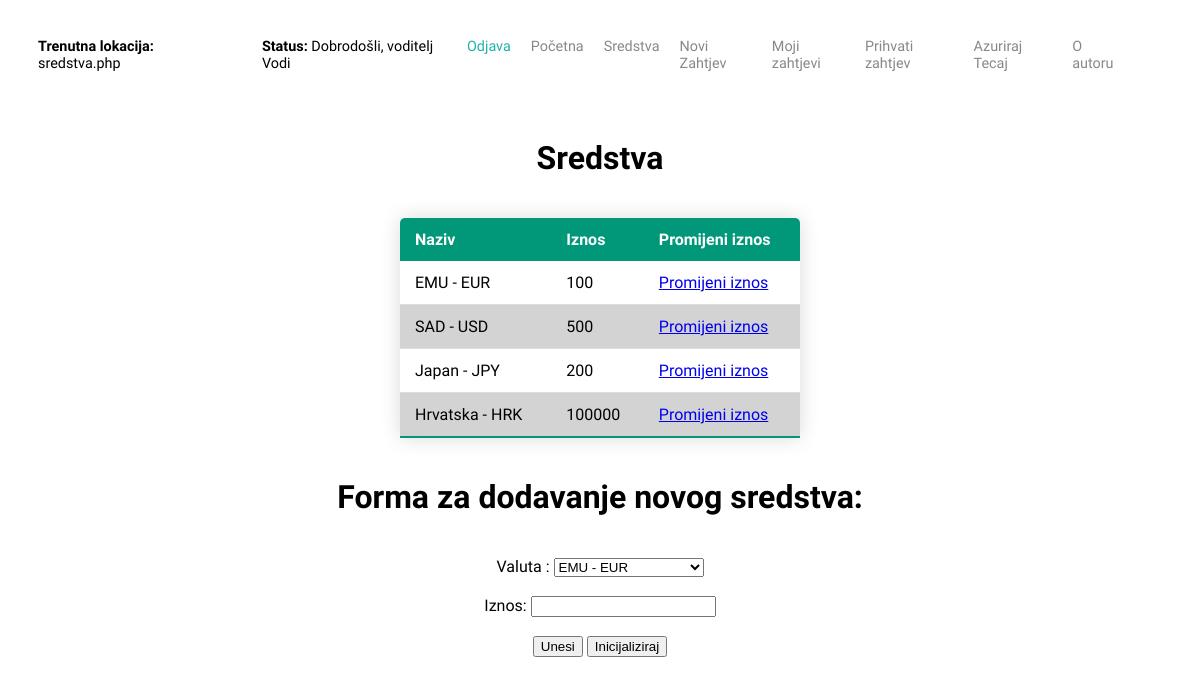
Page /sredstva.php (signed in) on the committed database.
### tables this page shows
CREATE TABLE IF NOT EXISTS `sredstva` (
  `sredstva_id` INT NOT NULL AUTO_INCREMENT,
  `korisnik_id` INT NOT NULL,
  `valuta_id` INT NOT NULL,
  `iznos` DOUBLE NOT NULL,
  INDEX `fk_korisnik_has_utakmica_korisnik1_idx` (`korisnik_id` ASC),
  PRIMARY KEY (`sredstva_id`),
  INDEX `fk_sredstva_valuta1_idx` (`valuta_id` ASC),
  CONSTRAINT `fk_korisnik_has_utakmica_korisnik1`
    FOREIGN KEY (`korisnik_id`)
    REFERENCES `korisnik` (`korisnik_id`)
    ON DELETE NO ACTION
    ON UPDATE NO ACTION,
  CONSTRAINT `fk_sredstva_valuta1`
    FOREIGN KEY (`valuta_id`)
    REFERENCES `valuta` (`valuta_id`)
    ON DELETE NO ACTION
    ON UPDATE NO ACTION);

CREATE TABLE IF NOT EXISTS `valuta` (
  `valuta_id` INT NOT NULL AUTO_INCREMENT,
  `moderator_id` INT NOT NULL,
  `naziv` VARCHAR(50) NOT NULL,
  `tecaj` DOUBLE NOT NULL,
  `slika` TEXT NOT NULL,
  `zvuk` TEXT NULL COMMENT '	',
  `aktivno_od` TIME NULL,
  `aktivno_do` TIME NULL,
  `datum_azuriranja` DATE NULL,
  PRIMARY KEY (`valuta_id`),
  INDEX `fk_liga_korisnik1_idx` (`moderator_id` ASC),
  CONSTRAINT `fk_liga_korisnik1`
    FOREIGN KEY (`moderator_id`)
    REFERENCES `korisnik` (`korisnik_id`)
    ON DELETE NO ACTION
    ON UPDATE NO ACTION);

### baza.php (called while the page is built, shortened)
<?php
function izvrsiUpit($veza, $upit){
	$rezultat = mysqli_query($veza,$upit);
	return $rezultat;
}
?>

### sredstva.php (the view, shortened to what this page needs)
<?php
include_once("zaglavljeproba.php");
include_once("baza.php");
$veza = spojiSeNaBazu();
if (!empty($aktivni_korisnik_id)) {
	$upit = "SELECT *FROM sredstva WHERE korisnik_id='{$aktivni_korisnik_id}'";
	$rezultat = izvrsiUpit($veza, $upit);
}
?>
<!DOCTYPE html>
<html lang="en">
<head>
	<link href="jkovacevi.css" rel="stylesheet" type="text/css">
</head>
<body>
	<br>
			<h1>Sredstva</h1>
	<?php
	if (!empty($aktivni_korisnik_id)) {
		echo "<br>"
	?>
		<table class="tablica">
			<thead>
				<tr>
					<th>Naziv</th>
					<th>Iznos</th>
					<th>Promijeni iznos</th>
				</tr>
			</thead>
			<tbody>
				<?php
				if (isset($rezultat)) {
					while ($red = mysqli_fetch_array($rezultat)) {
						$proba = $red[2];
						$upit2 = mysqli_query($veza, "SELECT * FROM valuta WHERE valuta_id= $proba");
						$rezultat2 = mysqli_fetch_array($upit2);
						$naziv = $rezultat2[2];
						echo "<tr>";
						echo "<td>{$naziv}</td>";
						echo "<td>{$red[3]}</td>";
						echo "<td><a href='promijeni_iznos.php?id={$red[0]}'>Promijeni iznos</a></td>";
						echo "</tr>";
					}
				}
				?>
			</tbody>
		</table>
	<?php } else {
		echo "Korisnik nije unesen";
	}
	?>
	<?php
	include("dodaj_sredstva.php");
	?>
</body>
</html>

### jkovacevi.css (style rules this page uses)
body { margin:0px; font-family: 'Inconsolata', monospace, bold; }
h1 { font-family: 'Inconsolata', monospace; text-align: center; }
.tablica { border-collapse: collapse; margin: 25px o; font-size: 0,9em; min-width: 400px; border-radius: 5px 5px 0 0; overflow: hidden; box-shadow: 0 0 20px rgba(0,0,0,0.15); margin-left:auto; margin-right:auto; }
.tablica thead tr { background-color: #009879; color: white; text-align: left; font-weight: bold; }
.tablica th { padding: 12px 15px; }
.tablica td { padding: 12px 15px; }
.tablica tbody tr { border-bottom: 1px solid #dddddd; }
.tablica tbody tr:nth-of-type(even) { background-color: lightgrey; }
.tablica tbody tr:last-of-type { border-bottom: 2px solid #009879; }

### rows in the picture
sredstva: valuta.naziv "EMU - EUR", iznos "100"
sredstva: valuta.naziv "SAD - USD", iznos "500"
sredstva: valuta.naziv "Japan - JPY", iznos "200"
sredstva: valuta.naziv "Hrvatska - HRK", iznos "100000"

### other values in the picture
$trenutna "sredstva.php"
$aktivni_korisnik_ime "voditelj Vodi"
form field valuta_id "EMU - EUR"
